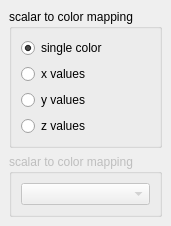
<?xml version="1.0" encoding="UTF-8"?>
<ui version="4.0">
 <class>DataChooser</class>
 <widget class="QDockWidget" name="DataChooser">
  <property name="geometry">
   <rect>
    <x>0</x>
    <y>0</y>
    <width>147</width>
    <height>218</height>
   </rect>
  </property>
  <property name="sizePolicy">
   <sizepolicy hsizetype="Preferred" vsizetype="Maximum">
    <horstretch>0</horstretch>
    <verstretch>0</verstretch>
   </sizepolicy>
  </property>
  <property name="windowTitle">
   <string/>
  </property>
  <widget class="QWidget" name="content">
   <layout class="QVBoxLayout" name="mainLayout">
    <item>
     <widget class="QGroupBox" name="groupBox">
      <property name="sizePolicy">
       <sizepolicy hsizetype="Preferred" vsizetype="Fixed">
        <horstretch>0</horstretch>
        <verstretch>0</verstretch>
       </sizepolicy>
      </property>
      <property name="title">
       <string>scalar to color mapping</string>
      </property>
      <layout class="QVBoxLayout" name="verticalLayout">
       <item>
        <widget class="QRadioButton" name="scalars_singleColor">
         <property name="text">
          <string>single color</string>
         </property>
         <property name="checked">
          <bool>true</bool>
         </property>
        </widget>
       </item>
       <item>
        <widget class="QRadioButton" name="scalars_xValues">
         <property name="text">
          <string>x values</string>
         </property>
        </widget>
       </item>
       <item>
        <widget class="QRadioButton" name="scalars_yValues">
         <property name="text">
          <string>y values</string>
         </property>
        </widget>
       </item>
       <item>
        <widget class="QRadioButton" name="scalars_zValues">
         <property name="text">
          <string>z values</string>
         </property>
        </widget>
       </item>
      </layout>
     </widget>
    </item>
    <item>
     <widget class="QGroupBox" name="gradientGroupBox">
      <property name="enabled">
       <bool>false</bool>
      </property>
      <property name="sizePolicy">
       <sizepolicy hsizetype="Preferred" vsizetype="Fixed">
        <horstretch>0</horstretch>
        <verstretch>0</verstretch>
       </sizepolicy>
      </property>
      <property name="title">
       <string>scalar to color mapping</string>
      </property>
      <layout class="QVBoxLayout" name="gradientGroupLayout">
       <item>
        <widget class="QComboBox" name="gradientComboBox"/>
       </item>
      </layout>
     </widget>
    </item>
   </layout>
  </widget>
 </widget>
 <resources/>
 <connections>
  <connection>
   <sender>scalars_singleColor</sender>
   <signal>clicked()</signal>
   <receiver>DataChooser</receiver>
   <slot>updateSelection()</slot>
   <hints>
    <hint type="sourcelabel">
     <x>64</x>
     <y>53</y>
    </hint>
    <hint type="destinationlabel">
     <x>64</x>
     <y>70</y>
    </hint>
   </hints>
  </connection>
  <connection>
   <sender>scalars_xValues</sender>
   <signal>clicked()</signal>
   <receiver>DataChooser</receiver>
   <slot>updateSelection()</slot>
   <hints>
    <hint type="sourcelabel">
     <x>64</x>
     <y>76</y>
    </hint>
    <hint type="destinationlabel">
     <x>64</x>
     <y>70</y>
    </hint>
   </hints>
  </connection>
  <connection>
   <sender>scalars_yValues</sender>
   <signal>clicked()</signal>
   <receiver>DataChooser</receiver>
   <slot>updateSelection()</slot>
   <hints>
    <hint type="sourcelabel">
     <x>64</x>
     <y>99</y>
    </hint>
    <hint type="destinationlabel">
     <x>64</x>
     <y>70</y>
    </hint>
   </hints>
  </connection>
  <connection>
   <sender>scalars_zValues</sender>
   <signal>clicked()</signal>
   <receiver>DataChooser</receiver>
   <slot>updateSelection()</slot>
   <hints>
    <hint type="sourcelabel">
     <x>64</x>
     <y>122</y>
    </hint>
    <hint type="destinationlabel">
     <x>64</x>
     <y>70</y>
    </hint>
   </hints>
  </connection>
  <connection>
   <sender>gradientComboBox</sender>
   <signal>currentIndexChanged(int)</signal>
   <receiver>DataChooser</receiver>
   <slot>updateGradientSelection(int)</slot>
   <hints>
    <hint type="sourcelabel">
     <x>20</x>
     <y>20</y>
    </hint>
    <hint type="destinationlabel">
     <x>20</x>
     <y>20</y>
    </hint>
   </hints>
  </connection>
  <connection>
   <sender>scalars_singleColor</sender>
   <signal>toggled(bool)</signal>
   <receiver>gradientGroupBox</receiver>
   <slot>setDisabled(bool)</slot>
   <hints>
    <hint type="sourcelabel">
     <x>73</x>
     <y>62</y>
    </hint>
    <hint type="destinationlabel">
     <x>73</x>
     <y>182</y>
    </hint>
   </hints>
  </connection>
 </connections>
 <slots>
  <slot>updateSelection()</slot>
  <slot>updateGradientSelection(int)</slot>
 </slots>
</ui>
